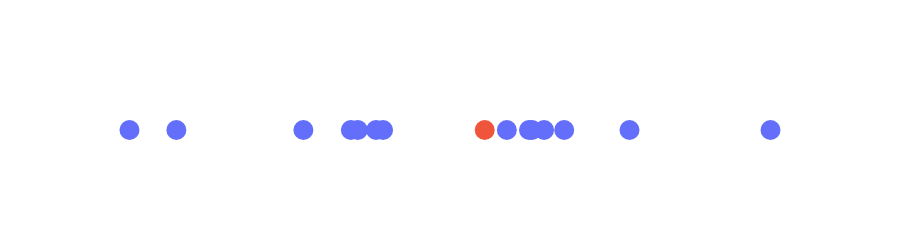

Notebook cell for this chart:
### Code cell
import plotly.graph_objects as go
fig = go.Figure()
fig.add_trace(go.Scatter(
    x=[83.7, 42, 57.5, 37.28, 61.2, 69.69, 59.7, 24.66, 44.5, 20, 42.69, 63.2, 45.2, 60], y=[0,0,0,0,0,0,0,0,0,0,0,0,0,0], mode='markers', marker_size=20,
 showlegend=False))
fig.add_trace(go.Scatter(
    x=[55.3], y=[0], mode='markers', marker_size=20,
 showlegend=False))
fig.update_xaxes(showgrid=False)
fig.update_yaxes(showgrid=False, 
                 zeroline=True, zerolinecolor='white', zerolinewidth=3,
                 showticklabels=False, color='white')
fig.update_layout(height=200,paper_bgcolor='rgba(0,0,0,0)',
    plot_bgcolor='rgba(0,0,0,0)')
fig.layout.xaxis.color = 'white'
fig.show()

### Figure 1 — Plotly figure (JSON) as saved in the notebook; plotly's stock layout.template omitted (floating-point values rounded to 4 significant figures)
{"data": [{"marker": {"size": 20}, "mode": "markers", "showlegend": false, "type": "scatter", "x": [83.7, 42, 57.5, 37.28, 61.2, 69.69, 59.7, 24.66, 44.5, 20, 42.69, 63.2, 45.2, 60], "y": [0, 0, 0, 0, 0, 0, 0, 0, 0, 0, 0, 0, 0, 0]}, {"marker": {"size": 20}, "mode": "markers", "showlegend": false, "type": "scatter", "x": [55.3], "y": [0]}], "layout": {"height": 200, "paper_bgcolor": "rgba(0,0,0,0)", "plot_bgcolor": "rgba(0,0,0,0)", "xaxis": {"color": "white", "showgrid": false}, "yaxis": {"color": "white", "showgrid": false, "showticklabels": false, "zeroline": true, "zerolinecolor": "white", "zerolinewidth": 3}}}
